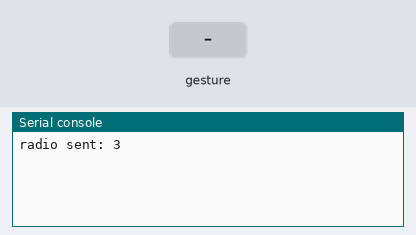
Simulated run of this program. Board: Calliope mini (MakeCode). Parts: the last lines printed to the serial console. The inputs (shaded band) are chosen by the test bench. No radio messages arrive unless stated (any console line starting 'radio sent:' is added by the test bench); a tilt is held for 1.5 s and a shake lasts 1 s, then the board lies face up again.

Above: at 1.2 s.
1.3 s: gesture 'tilt right'
At 1.8 s:
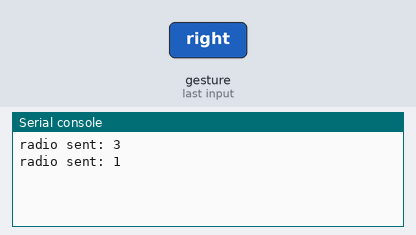
2.8 s: gesture 'screen down'
At 4.1 s:
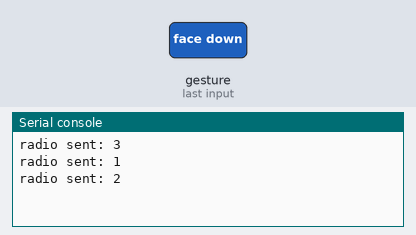
Timing chart, 0 to 5.8 s (numbered marks = the images above; inputs shaded):
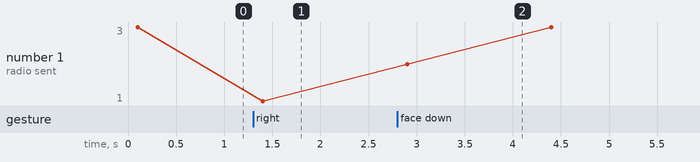

Measured:
- after the input at 1.3 s, the serial console: prints a new line after 0.10 s (image 1)
- after the input at 2.8 s, the serial console: prints a new line after 0.10 s (image 2)
- plotted number 1: 3 → 1 after the input at 1.3 s

The program:

main.ts
```typescript
input.onGesture(Gesture.TiltRight, function () {
    radio.sendNumber(1)
})
input.onGesture(Gesture.ScreenDown, function () {
    radio.sendNumber(2)
})
input.onGesture(Gesture.TiltLeft, function () {
    radio.sendNumber(0)
})
input.onGesture(Gesture.ScreenUp, function () {
    radio.sendNumber(3)
})
radio.setGroup(1)
```

test.ts
```typescript
// Hier kann man Tests durchführen; diese Datei wird nicht kompiliert, wenn dieses Paket als Erweiterung verwendet wird.
```
